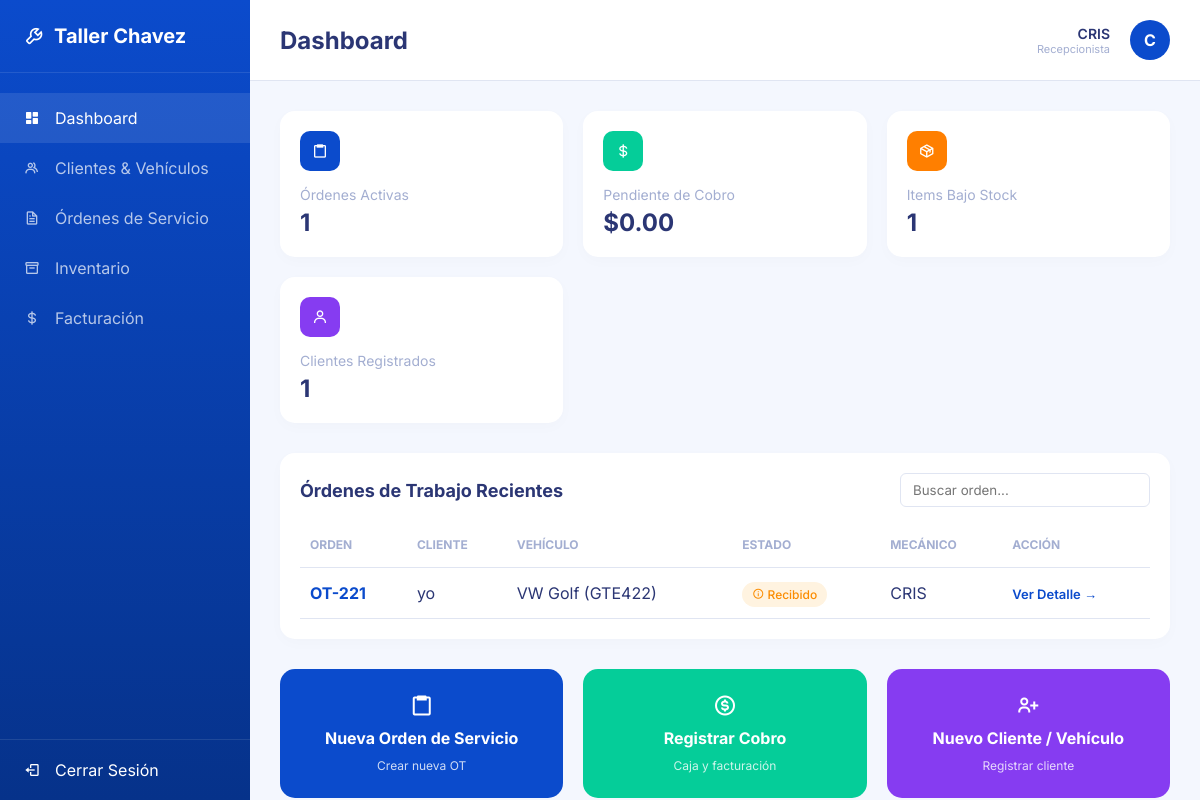
Before: / (signed in) with the older database file.
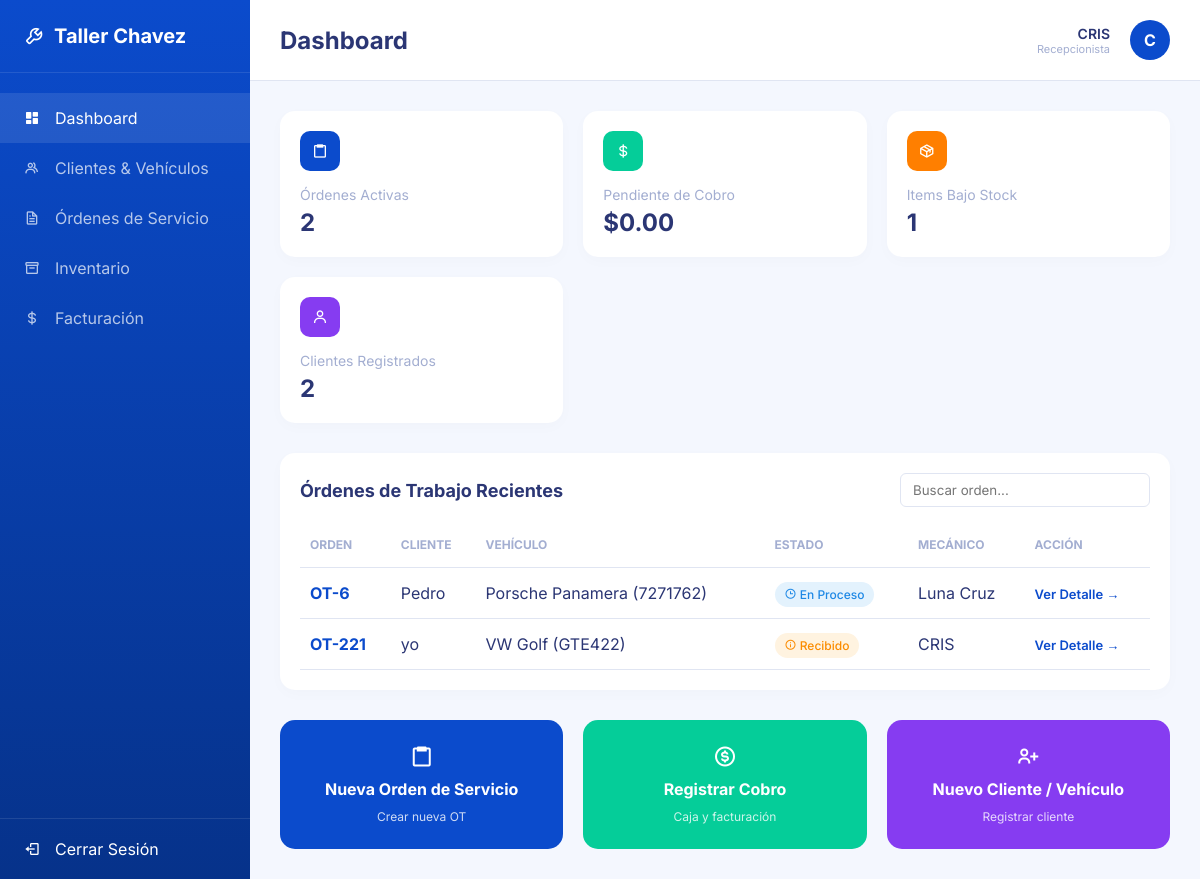
After: the same page with the newer database file.
### ordenes/models.py (models this page shows, shortened)
class OrdenServicio(models.Model):
    ESTADOS = (
        ('RECIBIDO', 'Recibido'),
        ('EN_PROCESO', 'En Proceso'),
        ('CONCLUIDO', 'Concluido'),
        ('COMPLETADO', 'Concluido'), # Compatibilidad
    )
    PRIORIDADES = (
        ('BAJA', 'Baja'),
        ('MEDIA', 'Media'),
        ('ALTA', 'Alta'),
    )
    numero = models.CharField(max_length=20, unique=True)
    cliente = models.ForeignKey(Cliente, on_delete=models.CASCADE)
    vehiculo = models.ForeignKey(Vehiculo, on_delete=models.CASCADE)
    mecanico = models.ForeignKey(UsuarioPersonalizado, on_delete=models.SET_NULL, null=True, blank=True, related_name='ordenes_asignadas')
    estado = models.CharField(max_length=20, choices=ESTADOS, default='RECIBIDO')
    prioridad = models.CharField(max_length=20, choices=PRIORIDADES, default='MEDIA')
    descripcion = models.TextField(help_text="Motivo de ingreso o falla reportada por el cliente.")
    diagnostico = models.TextField(blank=True, null=True, help_text="Diagnóstico técnico registrado por el mecánico.")
    observaciones = models.TextField(blank=True, null=True, help_text="Observaciones adicionales de reparación.")
    foto_inicial = models.ImageField(upload_to='evidencias/inicial/', blank=True, null=True)
    foto_final = models.ImageField(upload_to='evidencias/final/', blank=True, null=True)
    mano_de_obra = models.DecimalField(max_digits=10, decimal_places=2, default=Decimal('0.00'))
    anticipo = models.DecimalField(max_digits=10, decimal_places=2, default=Decimal('0.00'))
    costo_estimado = models.DecimalField(max_digits=10, decimal_places=2, default=Decimal('0.00'))
    tiempo_estimado = models.CharField(max_length=50, blank=True, null=True)
    inventario_descontado = models.BooleanField(default=False)
    fecha_creacion = models.DateTimeField(auto_now_add=True)
    fecha_actualizacion = models.DateTimeField(auto_now=True)

### clientes/models.py (models this page shows, shortened)
class Cliente(models.Model):
    nombre = models.CharField(max_length=100)
    email = models.EmailField(unique=True, blank=True, null=True)
    telefono = models.CharField(max_length=20)
    direccion = models.TextField(blank=True, null=True)
    fecha_registro = models.DateTimeField(auto_now_add=True)

class Vehiculo(models.Model):
    cliente = models.ForeignKey(Cliente, on_delete=models.CASCADE, related_name='vehiculos')
    marca = models.CharField(max_length=50)
    modelo = models.CharField(max_length=50)
    anio = models.IntegerField()
    color = models.CharField(max_length=30, default='Sin especificar')
    placa = models.CharField(max_length=20, unique=True)
    vin = models.CharField(max_length=17, unique=True, null=True, blank=True)
    kilometraje = models.IntegerField(default=0)

### usuarios/models.py (models this page shows, shortened)
class UsuarioPersonalizado(AbstractUser):
    ROLES = (
        ('ADMIN', 'Administrador'),
        ('MECANICO', 'Mecánico'),
        ('RECEPCIONISTA', 'Recepcionista'),
    )
    rol = models.CharField(max_length=20, choices=ROLES, default='RECEPCIONISTA')
    telefono = models.CharField(max_length=20, blank=True, null=True)

### nucleo/views.py (the view)
# urls.py: path('', views.dashboard, name='dashboard'),
@login_required
def dashboard(request):
    ordenes_activas = OrdenServicio.objects.filter(estado__in=['RECIBIDO', 'EN_PROCESO'])
    ordenes_activas_count = ordenes_activas.count()
    facturas_pendientes = Factura.objects.filter(estado='PENDIENTE')
    pendiente_cobro = sum(f.saldo_pendiente for f in facturas_pendientes)
    articulos = ArticuloInventario.objects.all()
    bajo_stock_count = sum(1 for a in articulos if a.stock_actual <= a.stock_minimo)
    clientes_count = Cliente.objects.count()
    ordenes_recientes = OrdenServicio.objects.all().select_related('cliente', 'vehiculo', 'mecanico').order_by('-fecha_creacion')[:8]
    return render(request, 'dashboard.html', {
        'ordenes_activas_count': ordenes_activas_count,
        'pendiente_cobro': pendiente_cobro,
        'bajo_stock_count': bajo_stock_count,
        'clientes_count': clientes_count,
        'ordenes_recientes': ordenes_recientes,
    })

### nucleo/templates/dashboard.html (shortened to what the changed rows need)
{% extends 'base.html' %}
{% block content %}
<div class="stats-grid">
    <div class="stat-card blue">
        <div class="stat-icon"><i class='bx bx-clipboard'></i></div>
        <div class="stat-title">Órdenes Activas</div>
        <div class="stat-value">{{ ordenes_activas_count }}</div>
    </div>
    <div class="stat-card purple">
        <div class="stat-icon"><i class='bx bx-user'></i></div>
        <div class="stat-title">Clientes Registrados</div>
        <div class="stat-value">{{ clientes_count }}</div>
    </div>
</div>
<div class="card-table">
    <table id="tablaOrdenes">
        <thead>
            <tr>
                <th>ORDEN</th>
                <th>CLIENTE</th>
                <th>VEHÍCULO</th>
                <th>ESTADO</th>
                <th>MECÁNICO</th>
                <th>ACCIÓN</th>
            </tr>
        </thead>
        <tbody>
            {% for orden in ordenes_recientes %}
            <tr>
                <td style="color: var(--primary-blue); font-weight: bold;">OT-{{ orden.numero }}</td>
                <td>{{ orden.cliente.nombre }}</td>
                <td>{{ orden.vehiculo.marca }} {{ orden.vehiculo.modelo }} ({{ orden.vehiculo.placa }})</td>
                <td>
                    {% if orden.estado == 'CONCLUIDO' or orden.estado == 'COMPLETADO' %}
                        <span class="badge completado"><i class='bx bx-check-double'></i> Concluido</span>
                    {% elif orden.estado == 'EN_PROCESO' %}
                        <span class="badge en-proceso"><i class='bx bx-time'></i> En Proceso</span>
                    {% else %}
                        <span class="badge recibido"><i class='bx bx-info-circle'></i> Recibido</span>
                    {% endif %}
                </td>
                <td>{{ orden.mecanico.first_name|default:orden.mecanico.username|default:"Sin asignar" }} {{ orden.mecanico.last_name }}</td>
                <td>
                    <a href="{% url 'orden_detalle' orden.id %}" style="color: var(--primary-blue); font-size: 13px; font-weight: 600; text-decoration: none;">
                        Ver Detalle &rarr;
                    </a>
                </td>
            </tr>
            {% empty %}
            <tr>
                <td colspan="6" style="text-align: center; padding: 25px; color: var(--text-muted);">No hay órdenes de servicio recientes.</td>
            </tr>
            {% endfor %}
        </tbody>
    </table>
</div>
{% endblock %}

Changed rows visible on the page:
added OrdenServicio: numero "6", cliente.nombre "Pedro", vehiculo.marca "Porsche", vehiculo.modelo "Panamera", vehiculo.placa "7271762", estado "EN_PROCESO" (drawn), mecanico.first_name "Luna", mecanico.last_name "Cruz"
Other visible differences:
{{ ordenes_activas_count }}: "1" → "2"
{{ clientes_count }}: "1" → "2"
